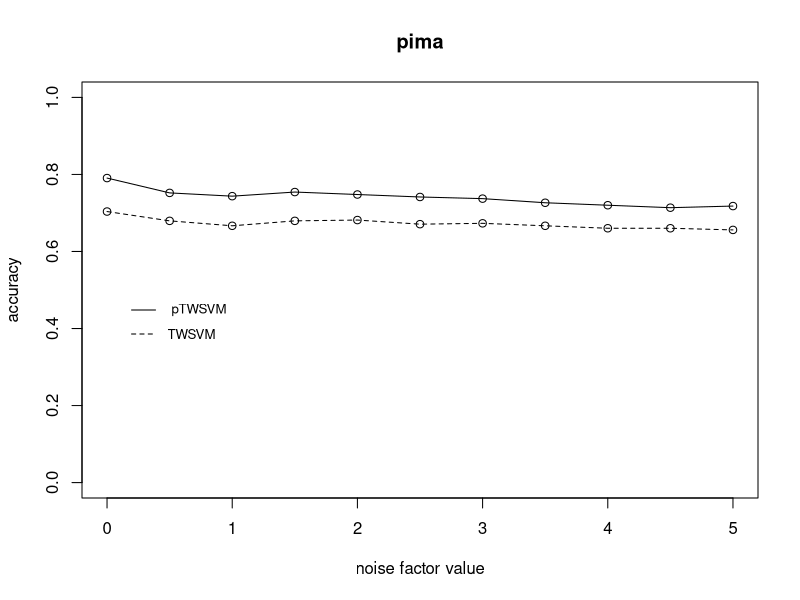

Here is the R script that generated this plot:
nValue <-c(0,	0.5,	1,	1.5,	2,	2.5,	3,	3.5,	4,	4.5, 5);

pTWSVM_pima<-c(0.7906,	0.7521,	0.7436,	0.7543,	0.7479,	0.7415,	0.7372,	0.7265,	0.7201,	0.7137,	0.7179);
TWSVM_pima<-c(0.7037,	0.6795,	0.6667,	0.6795,	0.6816,	0.6709,	0.6731,	0.6667,	0.6603,	0.6603,	0.656);

plot(nValue,pTWSVM_pima,xlab = "noise factor value",ylab = "accuracy",ylim=c(0,1),type='o');
lines(nValue,TWSVM_pima,xlab = "noise factor value",ylab = "accuracy",ylim=c(0,1),type='o',lty=2);
title('pima');
legend(0.1,0.5,expression(" pTWSVM" , "TWSVM "  ),lty=1:2,box.lty=0,cex = 0.8,y.intersp=1.5);


